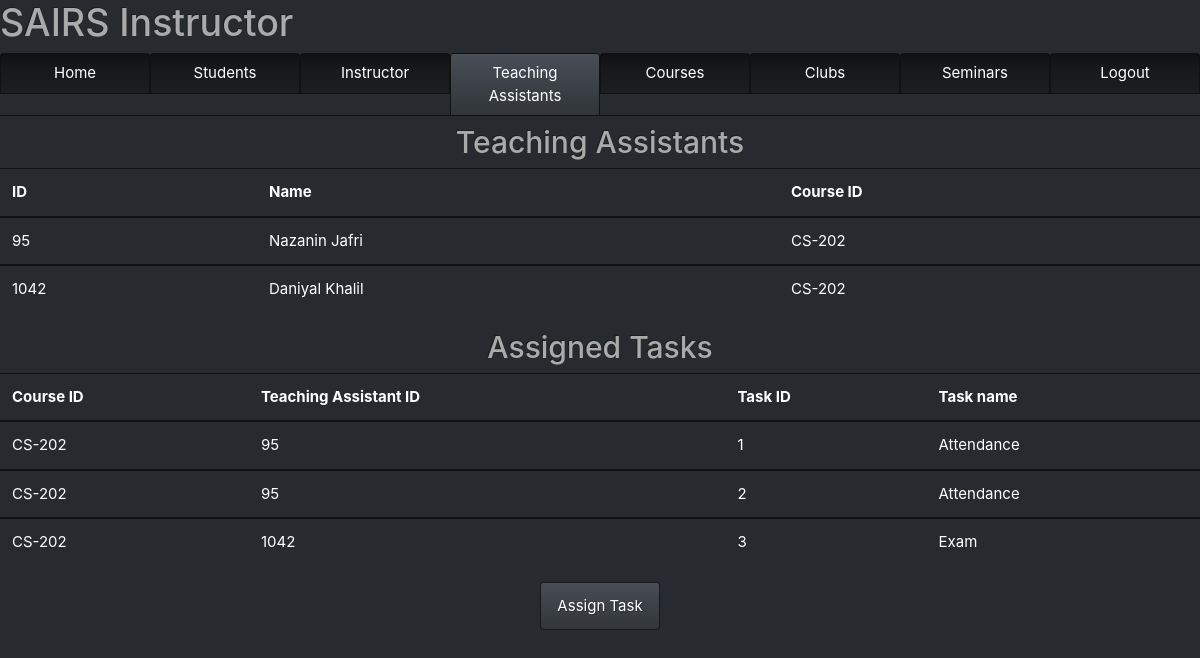
/html/Instructor/inst_TA.php (signed in), run on the app's committed database.
### tables this page shows
CREATE TABLE `Assists` (
  `course_ID` varchar(32) NOT NULL,
  `ta_ID` int(64) NOT NULL
);

CREATE TABLE `Person` (
  `person_ID` int(64) NOT NULL,
  `first_name` varchar(32) NOT NULL,
  `last_name` varchar(32) NOT NULL,
  `hash_password` varchar(32) NOT NULL,
  `login_status` enum('On','Off') DEFAULT NULL,
  `phone` varchar(32) DEFAULT NULL,
  `email` varchar(32) DEFAULT NULL,
  `gender` enum('Male','Female','Other') DEFAULT NULL,
  `address` varchar(64) DEFAULT NULL
);

CREATE TABLE `Task_Assign` (
  `course_ID` varchar(32) NOT NULL,
  `task_ID` int(64) NOT NULL,
  `ta_ID` int(64) NOT NULL
);

CREATE TABLE `Task` (
  `course_ID` varchar(32) NOT NULL,
  `task_ID` int(64) NOT NULL,
  `start_date` date DEFAULT NULL,
  `end_date` date DEFAULT NULL,
  `task_name` varchar(32) DEFAULT NULL,
  `total_score` int(11) DEFAULT NULL,
  `weight` int(11) DEFAULT NULL
);

### html/Instructor/inst_TA.php (the view, shortened to what this page needs)
<?php
require "../../php/config.php";
if (isset($_SESSION['person_ID'])){
    try {
        $connection = new PDO($dsn, $username, $password, $options);
        $id = $_SESSION['person_ID'];
        $sql = "SELECT P.person_ID, P.first_name, P.last_name, A.course_ID
                FROM Assists as A, Person as P
                WHERE A.course_ID IN (SELECT course_ID FROM instCourses)
                        AND A.ta_ID = P.person_ID;";
        $statement1 = $connection->prepare($sql);
        $statement1->bindParam(':id', $id, PDO::PARAM_STR);
        $statement1->execute();
        $teeAA = $statement1->fetchAll();
        $sql = "SELECT Task.course_ID, Task_Assign.ta_ID, Task.task_ID, Task.task_name
                FROM Task_Assign INNER JOIN Task ON Task_Assign.task_ID = Task.task_ID
                    AND Task_Assign.course_ID = Task.course_ID
                    WHERE Task_Assign.course_ID IN (SELECT course_ID FROM instCourses);";
        $statement1 = $connection->prepare($sql);
        $statement1->bindParam(':id', $id, PDO::PARAM_STR);
        $statement1->execute();
        $tasks = $statement1->fetchAll();
    }
    catch(PDOException $error) {
    echo $sql . "<br>" . $error->getMessage();
    }
}else{
    header("Location: http://localhost/html/Login/Login_as_Student.php");
      exit();
  }
?>
<!DOCTYPE html>
<html>
    <head>
        <link rel = "stylesheet" type="text/css" href="../../css/bootstrap.css">
    </head>
    <h1>SAIRS Instructor</h1>
    <body>
        <div>
        <ul class="nav nav-tabs sticky-top nav-justified">
                <li class="nav-item">
                    <a class="nav-link" data-toggle="tab" href="inst_Home.php">Home</a>
                </li>
                <li class="nav-item">
                  <a class="nav-link" data-toggle="tab" href="inst_Stud.php">Students</a>
                </li>
                <li class="nav-item">
                  <a class="nav-link" data-toggle="tab" href="inst_Details.php">Instructor</a>
                </li>
                <li class="nav-item active">
                    <a class="nav-link active" data-toggle="tab" href="inst_TA.php">Teaching Assistants</a>
                </li>
                <li class="nav-item">
                    <a class="nav-link" data-toggle="tab" href="inst_Course.php">Courses</a>
                </li>
                <li class="nav-item">
                    <a class="nav-link" data-toggle="tab" href="Instructor_Clubs.php">Clubs</a>
                </li>
                <li class="nav-item">
                  <a class="nav-link" data-toggle="tab" href="Instructor_Seminar.php">Seminars</a>
              </li>
              <li class="nav-item">
                <a class="nav-link" href="../../php/logout.inc.php">Logout</a>
              </li>
              </ul>
            <div id="myTabContent" class="tab-content">
            <div class = "container text-center">
                <h2>Teaching Assistants</h2>
            </div>
            <table class="table table-hover">
                  <thead>
                    <tr>
                      <th scope="col">ID</th>
                      <th scope="col">Name</th>
                      <th scope="col">Course ID</th>
                    </tr>
                  </thead>
                    <?php
                    foreach($teeAA as $course){?>
                        <tbody>
                        <tr >
                            <td><?php echo $course['person_ID']; ?></td>
                            <td>
                            <?php
                            echo $course['first_name'], " ", $course['last_name'];
                            ?>
                            </td>
                            <td><?php echo $course['course_ID']; ?></td>
                        </tr>
                        </tbody>
                    <?php } ?>
                </table>
                <div class = "container text-center">
                    <h2>Assigned Tasks</h2>
                </div>
                    <table class = "table table-hover">
                        <thead>
                            <tr>
                                <th scope = "col">Course ID</th>
                                <th scope = "col">Teaching Assistant ID</th>
                                <th scope = "col">Task ID</th>
                                <th scope = "col">Task name</th>
                            </tr>
                        </thead>
                        <?php
                        foreach($tasks as $course) { ?>
                            <tbody>
                            <tr >
                                <td><?php echo $course['course_ID']; ?></td>
                                <td>
                                <?php
                                echo $course['ta_ID'];
                                ?>
                                </td>
                                <td><?php echo $course['task_ID']; ?></td>
                                <td><?php echo $course['task_name']; ?></td>
                            </tr>
                            </tbody>
                        <?php } ?>
                    </table>
                <div>
                <form method="post" action="inst_Assign.php">
                <div class="container text-center">
                    <input type="submit" class="btn btn-primary" name="Assign" role="button" value="Assign Task">
                 </div>
                 </form>
                </div>
            </div>
        </div>
    </body>
</html>

### data on the page
assists: person.person_ID "95", person.first_name "Nazanin", person.last_name "Jafri", course_ID "CS-202"
assists: person.person_ID "1042", person.first_name "Daniyal", person.last_name "Khalil", course_ID "CS-202"
task_assign: task.course_ID "CS-202", ta_ID "95", task.task_ID "1", task.task_name "Attendance"
task_assign: task.course_ID "CS-202", ta_ID "95", task.task_ID "2", task.task_name "Attendance"
task_assign: task.course_ID "CS-202", ta_ID "1042", task.task_ID "3", task.task_name "Exam"
